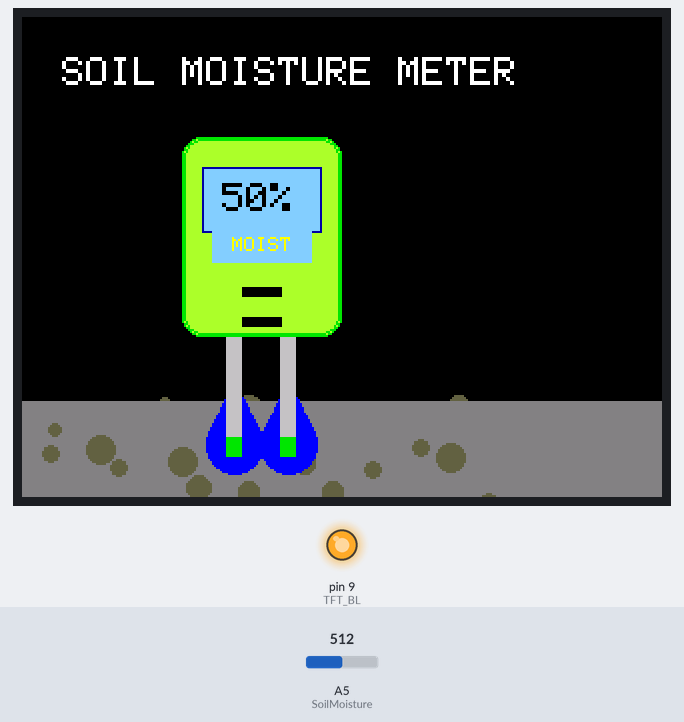
Simulated run of this sketch. Board: Arduino Mega 2560, built with avr-gcc and run on an emulated ATmega2560. Parts: 320×240 colour display, output pins drawn as LEDs (lit = HIGH). Inputs (shaded band) come from the test bench; at power-on: A5 (SoilMoisture) = 512. Random numbers use the default seed unless the sketch sets one; what the sketch prints to the serial monitor is not drawn.

Above: at 1.5 s.
1.6 s: A5 (SoilMoisture) set to 320
At 3.3 s:
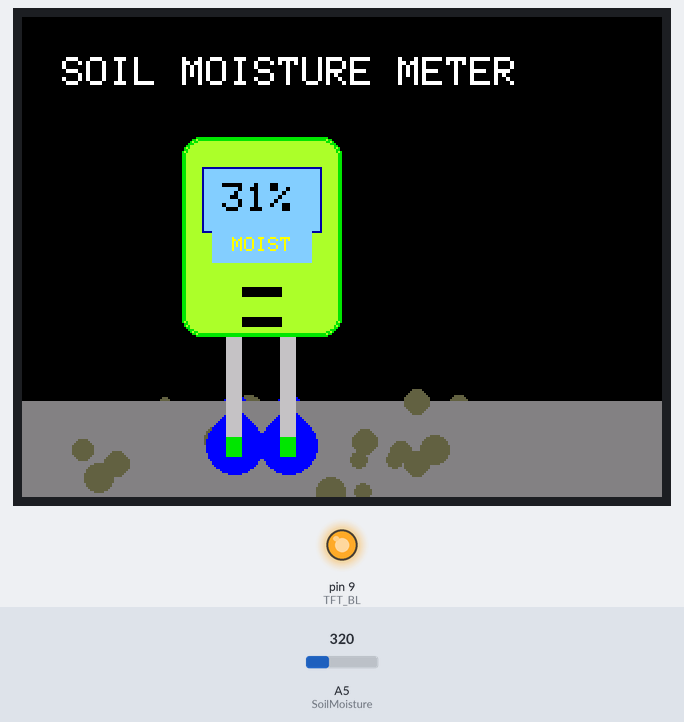
3.6 s: A5 (SoilMoisture) set to 289
At 4.2 s:
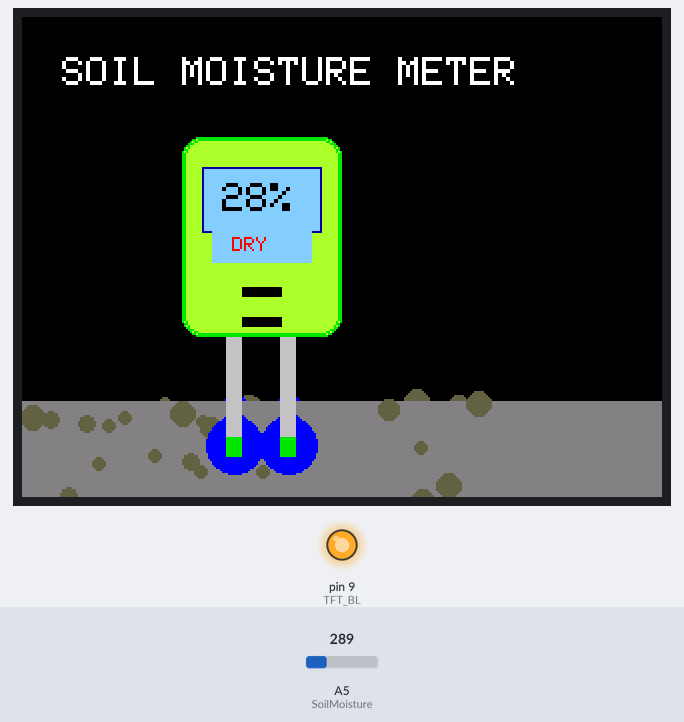
5.2 s: A5 (SoilMoisture) set to 700
At 6.1 s:
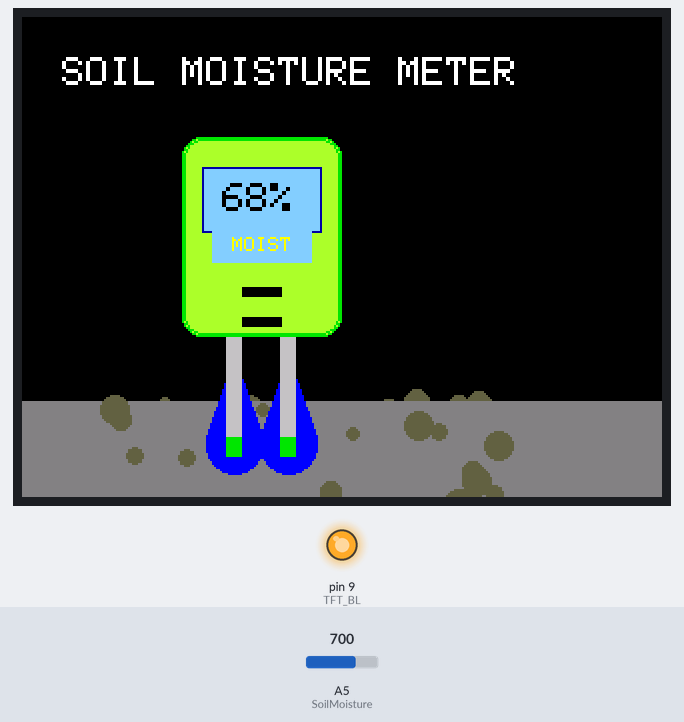
6.9 s: A5 (SoilMoisture) set to 729
At 8.1 s:
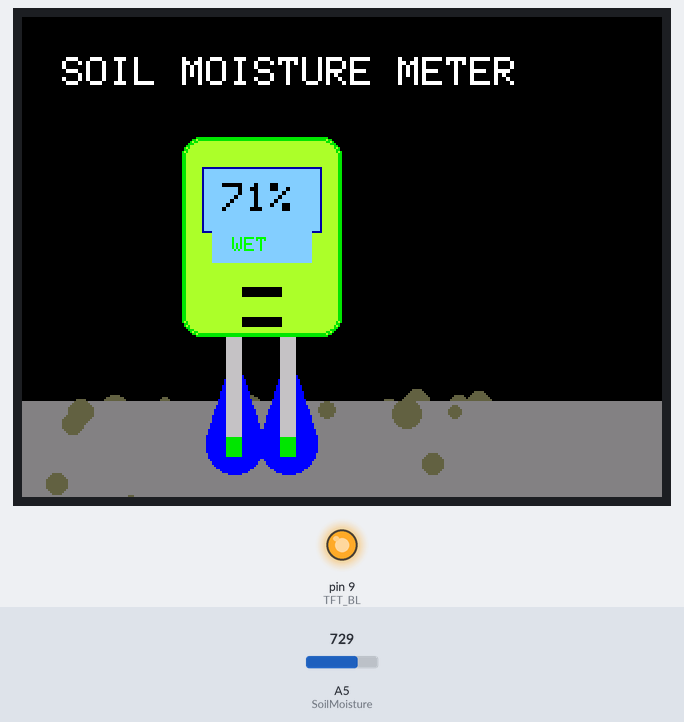
Timing chart, 0 to 9.6 s (numbered marks = the images above; inputs shaded):
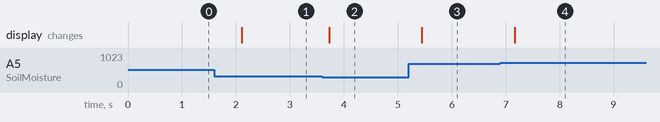

The sketch:

soiltft.ino
```cpp
#include <SPI.h>
#include <Adafruit_GFX.h>
#include <Adafruit_ST7789.h>
#define TFT_CS 53
#define TFT_RST 8
#define TFT_DC 7
#define TFT_BL 9
#define SCREEN_WIDTH 240
#define SCREEN_HEIGHT 320
Adafruit_ST7789 tft = Adafruit_ST7789(TFT_CS, TFT_DC, TFT_RST);
#define SoilMoisture A5
#define BLACK 0x0000
#define BLUE 0x001F
#define RED 0xF800
#define GREEN 0x07E0
#define CYAN 0x07FF
#define MAGENTA 0xF81F
#define YELLOW 0xFFE0
#define WHITE 0xFFFF
#define LIGHT_GREEN 0xAFE5
#define DARK_GREEN 0x0720
#define LIGHT_BLUE 0x867F
#define DARK_BLUE 0x0014
#define SOIL_BROWN 0x8410
#define SOIL_DARK 0x6308
#define GRAY 0xC618
#define DRY_THRESHOLD 30
#define WET_THRESHOLD 70
unsigned int moisturePercent = 0;
int previousPercent = -1;
void setup() {
  Serial.begin(9600);
  pinMode(SoilMoisture, INPUT);
  pinMode(TFT_BL, OUTPUT);
  tft.init(240, 320);
  tft.setRotation(1);
  digitalWrite(TFT_BL, HIGH);
  tft.fillScreen(BLACK);
  drawStaticElements();
}
void loop() {
  int SoilMoistureValue = analogRead(SoilMoisture);
  int16_t SoilMapedValue = map(SoilMoistureValue, 0, 1023, 0, 100);
  Serial.print("Soil Values : ");
  Serial.println(SoilMapedValue);
  Serial.print("Raw: ");
  Serial.print(SoilMoistureValue);
  Serial.print(" | Percent: ");
  Serial.println(SoilMapedValue);
  if (SoilMapedValue != previousPercent) {
    updateDisplay(SoilMapedValue);
    previousPercent = SoilMapedValue;
  }
  delay(500);
}
void drawStaticElements() {
  tft.setTextSize(2);
  tft.setTextColor(WHITE);
  tft.setCursor(20, 20);
  tft.print("SOIL MOISTURE METER");
  drawSoil();
  drawMoistureMeter();
}
void drawSoil() {
  int soilHeight = SCREEN_HEIGHT / 2.5;
  int soilY = SCREEN_HEIGHT - soilHeight;
  tft.fillRect(0, soilY, 320, soilHeight, SOIL_BROWN);
  for (int i = 0; i < 40; i++) {
    int spotX = random(SCREEN_WIDTH);
    int spotY = random(soilY, SCREEN_HEIGHT);
    int spotSize = random(3, 8);
    tft.fillCircle(spotX, spotY, spotSize, SOIL_DARK);
  }
}
void drawMoistureMeter() {
  int meterWidth = 80;
  int meterHeight = 100;
  int meterX = SCREEN_WIDTH / 2 - meterWidth / 2;
  int meterY = SCREEN_HEIGHT / 2 - meterHeight;
  tft.fillRoundRect(meterX, meterY, meterWidth, meterHeight, 10, LIGHT_GREEN);
  tft.drawRoundRect(meterX, meterY, meterWidth, meterHeight, 10, DARK_GREEN);
  tft.drawRoundRect(meterX + 1, meterY + 1, meterWidth - 2, meterHeight - 2, 9, DARK_GREEN);
  int screenWidth = meterWidth - 20;
  int screenHeight = meterHeight / 3;
  int screenX = meterX + 10;
  int screenY = meterY + 15;
  tft.fillRect(screenX, screenY, screenWidth, screenHeight, LIGHT_BLUE);
  tft.drawRect(screenX, screenY, screenWidth, screenHeight, DARK_BLUE);
  int buttonWidth = 20;
  int buttonHeight = 5;
  int buttonY = meterY + meterHeight - 25;
  tft.fillRect(meterX + meterWidth / 2 - buttonWidth / 2, buttonY, buttonWidth, buttonHeight, BLACK);
  tft.fillRect(meterX + meterWidth / 2 - buttonWidth / 2, buttonY + 15, buttonWidth, buttonHeight, BLACK);
  int probeWidth = 8;
  int probeHeight = 120;
  int probe1X = meterX + meterWidth / 3 - probeWidth / 2;
  int probe2X = meterX + 2 * meterWidth / 3 - probeWidth / 2;
  int probeY = meterY + meterHeight;
  tft.fillRect(probe1X, probeY, probeWidth, probeHeight, GRAY);
  tft.fillRect(probe2X, probeY, probeWidth, probeHeight, GRAY);
  tft.fillRect(probe1X, probeY + probeHeight - 10, probeWidth, 10, DARK_GREEN);
  tft.fillRect(probe2X, probeY + probeHeight - 10, probeWidth, 10, DARK_GREEN);
}
void updateDisplay(int moisturePercent) {
  int meterWidth = 80;
  int meterHeight = 100;
  int meterX = SCREEN_WIDTH / 2 - meterWidth / 2;
  int meterY = SCREEN_HEIGHT / 2 - meterHeight;
  int screenWidth = meterWidth - 20;
  int screenHeight = meterHeight / 3;
  int screenX = meterX + 10;
  int screenY = meterY + 15;
  tft.fillRect(screenX + 5, screenY + 5, screenWidth - 10, screenHeight + 10, LIGHT_BLUE);
  String statusText;
  uint16_t textColor;
  if (moisturePercent < DRY_THRESHOLD) {
    statusText = "DRY";
    textColor = RED;
  } else if (moisturePercent < WET_THRESHOLD) {
    statusText = "MOIST";
    textColor = YELLOW;
  } else {
    statusText = "WET";
    textColor = GREEN;
  }
  tft.setTextSize(2.5);
  tft.setTextColor(BLACK);
  tft.setCursor(screenX + 10, screenY + 8);
  tft.print(moisturePercent);
  tft.print("%");
  tft.setTextSize(1.5);
  tft.setTextColor(textColor);
  tft.setCursor(screenX + 15, screenY + 35);
  tft.print(statusText);
  updateSoilMoisture(moisturePercent);
}
void updateSoilMoisture(int moisturePercent) {
  int meterWidth = 80;
  int meterHeight = 100;
  int meterX = SCREEN_WIDTH / 2 - meterWidth / 2;
  int meterY = SCREEN_HEIGHT / 2 - meterHeight;
  int probeWidth = 8;
  int probeHeight = 60;
  int probe1X = meterX + meterWidth / 3 - probeWidth / 2;
  int probe2X = meterX + 2 * meterWidth / 3 - probeWidth / 2;
  int probeY = meterY + meterHeight;
  int soilHeight = SCREEN_HEIGHT / 3;
  int soilY = SCREEN_HEIGHT - soilHeight;
  drawSoil();
  tft.fillRect(probe1X, probeY, probeWidth, probeHeight, GRAY);
  tft.fillRect(probe2X, probeY, probeWidth, probeHeight, GRAY);
  tft.fillRect(probe1X, probeY + probeHeight - 10, probeWidth, 10, DARK_GREEN);
  tft.fillRect(probe2X, probeY + probeHeight - 10, probeWidth, 10, DARK_GREEN);
  if (moisturePercent > 0) {
    int moistureHeight = map(moisturePercent, 0, 100, 0, probeHeight - 5);
    int moistureY = probeY + probeHeight - 5 - moistureHeight;
    for (int i = 0; i < moistureHeight; i++) {
      int radius = map(i, 0, moistureHeight, 3, 15);
      tft.fillCircle(probe1X + probeWidth / 2, moistureY + i, radius, BLUE);
      tft.fillCircle(probe2X + probeWidth / 2, moistureY + i, radius, BLUE);
    }
    tft.fillRect(probe1X, probeY, probeWidth, probeHeight, GRAY);
    tft.fillRect(probe2X, probeY, probeWidth, probeHeight, GRAY);
    tft.fillRect(probe1X, probeY + probeHeight - 10, probeWidth, 10, DARK_GREEN);
    tft.fillRect(probe2X, probeY + probeHeight - 10, probeWidth, 10, DARK_GREEN);
  }
}
```

Measured:
- the behaviour switches between 307 and 306 on A5 (SoilMoisture) (found by bisection; images 1 and 2)
- the behaviour switches between 716 and 717 on A5 (SoilMoisture) (found by bisection; images 3 and 4)
- after the input at 1.6 s, the display: changes after 0.50 s (image 1)
- after the input at 3.6 s, the display: changes after 0.13 s (image 2)
- after the input at 5.2 s, the display: changes after 0.25 s (image 3)
- after the input at 6.9 s, the display: changes after 0.27 s (image 4)
